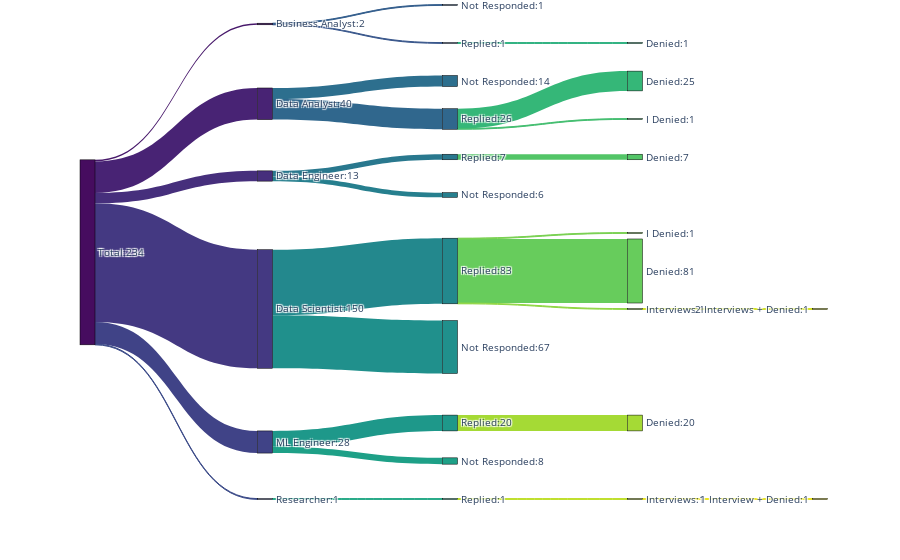

Notebook source saved alongside this figure:
### Markdown cell above
## Position

In this section, it will be answered the following questions:

- Which position have I applied to
- Is there any position that it is easier to get an interview

### Code cell
sankeyData = prepSankeyData(data, 'Position')

nodeX = [0,  0.25,  0.25, 0.25, 0.25, 0.25, 0.25,  0.50,  0.50, 0.50,  0.50, 0.50, 0.50, 0.50, 0.50, 0.50, 0.50, 0.50,  0.75,  0.75, 0.75, 0.75, 0.75, 0.75, 0.75, 0.75, 0.75,    1,    1]
nodeY = [0, -0.20,  0.01, 0.20, 0.55, 0.90, 1.05, -0.15, -0.25, 0.05, -0.05, 0.15, 0.25, 0.45, 0.65, 0.85, 0.95, 1.05, -0.15, -0.05, 0.05, 0.15, 0.45, 0.35, 0.55, 0.85, 1.05, 0.55, 1.05]

fig = go.Figure(data=[go.Sankey(
    valueformat = ".0f",
    # Define nodes
    node = dict(
      pad = 15,
      thickness = 15,
      line = dict(color = "black", width = 0.5),
      label = sankeyData['label'],
      color = sankeyData['palette'],
      x = nodeX,
      y = nodeY,
    ),
    # Add links
    link = dict(
      source = sankeyData['source'],
      target = sankeyData['target'],
      value = sankeyData['values'],
      label = sankeyData['label'],
      color = sankeyData['palette'],
))])

fig.update_layout(font_size=10)

fig.write_image('./images/position_sankey.png')

fig.show()

### Figure 1 — Plotly figure (JSON) as saved in the notebook; plotly's stock layout.template omitted (floating-point values rounded to 4 significant figures)
{"data": [{"link": {"color": ["#460c5f", "#48196b", "#482374", "#462f7c", "#443982", "#404387", "#3d4c89", "#38568b", "#345e8d", "#30678d", "#2d6f8e", "#29788e", "#267f8e", "#23888d", "#20908c", "#1e988a", "#1ea087", "#22a784", "#2ab07e", "#35b778", "#44be70", "#53c567", "#67cc5c", "#79d151", "#90d643", "#a5da35", "#bdde26", "#d2e11b", "#e9e419"], "label": ["Total:234", "Business Analyst:2", "Data Analyst:40", "Data Engineer:13", "Data Scientist:150", "ML Engineer:28", "Researcher:1", "Replied:1", "Not Responded:1", "Replied:26", "Not Responded:14", "Replied:7", "Not Responded:6", "Replied:83", "Not Responded:67", "Replied:20", "Not Responded:8", "Replied:1", "Denied:1", "Denied:25", "I Denied:1", "Denied:7", "Denied:81", "I Denied:1", "Interviews:1", "Denied:20", "Interviews:1", "2 Interviews + Denied:1", "1 Interview + Denied:1"], "source": [0, 0, 0, 0, 0, 0, 0, 1, 1, 2, 2, 3, 3, 4, 4, 5, 5, 6, 7, 9, 9, 11, 13, 13, 13, 15, 17, 24, 26], "target": [-1, 1, 2, 3, 4, 5, 6, 7, 8, 9, 10, 11, 12, 13, 14, 15, 16, 17, 18, 19, 20, 21, 22, 23, 24, 25, 26, 27, 28], "value": [234, 2, 40, 13, 150, 28, 1, 1, 1, 26, 14, 7, 6, 83, 67, 20, 8, 1, 1, 25, 1, 7, 81, 1, 1, 20, 1, 1, 1]}, "node": {"color": ["#460c5f", "#48196b", "#482374", "#462f7c", "#443982", "#404387", "#3d4c89", "#38568b", "#345e8d", "#30678d", "#2d6f8e", "#29788e", "#267f8e", "#23888d", "#20908c", "#1e988a", "#1ea087", "#22a784", "#2ab07e", "#35b778", "#44be70", "#53c567", "#67cc5c", "#79d151", "#90d643", "#a5da35", "#bdde26", "#d2e11b", "#e9e419"], "label": ["Total:234", "Business Analyst:2", "Data Analyst:40", "Data Engineer:13", "Data Scientist:150", "ML Engineer:28", "Researcher:1", "Replied:1", "Not Responded:1", "Replied:26", "Not Responded:14", "Replied:7", "Not Responded:6", "Replied:83", "Not Responded:67", "Replied:20", "Not Responded:8", "Replied:1", "Denied:1", "Denied:25", "I Denied:1", "Denied:7", "Denied:81", "I Denied:1", "Interviews:1", "Denied:20", "Interviews:1", "2 Interviews + Denied:1", "1 Interview + Denied:1"], "line": {"color": "black", "width": 0.5}, "pad": 15, "thickness": 15, "x": [0, 0.25, 0.25, 0.25, 0.25, 0.25, 0.25, 0.5, 0.5, 0.5, 0.5, 0.5, 0.5, 0.5, 0.5, 0.5, 0.5, 0.5, 0.75, 0.75, 0.75, 0.75, 0.75, 0.75, 0.75, 0.75, 0.75, 1, 1], "y": [0, -0.2, 0.01, 0.2, 0.55, 0.9, 1.05, -0.15, -0.25, 0.05, -0.05, 0.15, 0.25, 0.45, 0.65, 0.85, 0.95, 1.05, -0.15, -0.05, 0.05, 0.15, 0.45, 0.35, 0.55, 0.85, 1.05, 0.55, 1.05]}, "type": "sankey", "valueformat": ".0f"}], "layout": {"font": {"size": 10}}}
